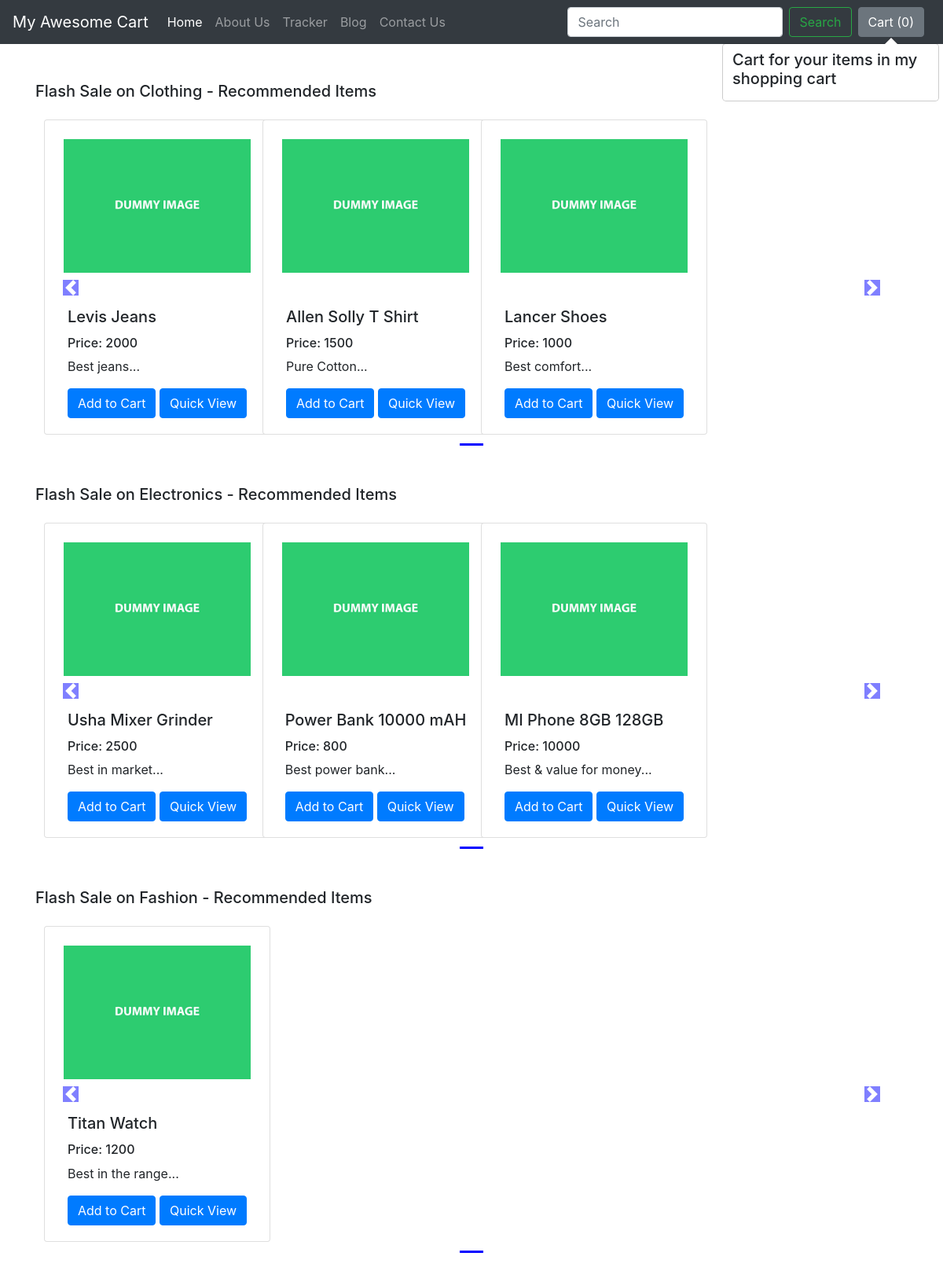
The app's page /shop/ with its own data.
### shop/models.py (models this page shows, shortened)
class Product(models.Model):
	product_id = models.AutoField
	product_name = models.CharField(max_length=50)
	category = models.CharField(max_length = 50, default = "")
	subcategory = models.CharField(max_length = 50, default = "")
	price = models.IntegerField(default = 0)
	desc = models.CharField(max_length=300)
	pub_date = models.DateField()
	image = models.ImageField(upload_to="shop/images", default="")

### shop/views.py (the view)
# urls.py: path("", views.index, name = "blogHome"),
def index(request):
	allProds = []
	catProds = Product.objects.values("category", "id")
	cats = {item["category"] for item in catProds}
	for cat in cats:
		prod = Product.objects.filter(category=cat)
		n = len(prod)
		nSlides = n//4 + ceil((n/4) - (n//4))
		allProds.append([prod, range(1, nSlides), nSlides])
	params = {"allProds" : allProds}
	return render(request, "shop/index.html", params)

### shop/templates/shop/index.html (shortened to what this page needs)
{% extends "shop/basic.html" %}
{% block body %}
{% load static %}
<div class="container mb-5">
	{% for product, range, nSlides in allProds %}
	<h5 class="mt-5">Flash Sale on {{product.0.category}} - Recommended Items</h5>
	<div class="row">
		<div id="demo{{forloop.counter}}" class="col carousel slide my-3" data-ride="carousel">
			<ul class="carousel-indicators">
				<li data-target="#demo{{forloop.counter}}" data-slide-to="0" class="active"></li>
			</ul>
			<div class="container carousel-inner no-padding">
				<div class="carousel-item active">
					{% for i in product %}
					<div class="col-3 col-sm-3 col-md-3">
						<div class="card align-items-center" style="width: 18rem;">
							<img src="/media/{{i.image}}" class="card-img-top p-4" alt="...">
							<div class="card-body">
								<h5 class="card-title" id="namepr{{i.id}}">{{i.product_name}}</h5>
								<h6>Price: <span id="pricepr{{i.id}}"> {{i.price}} </span></h6>
								<p class="card-text">{{i.desc|slice:"0:53"}}...</p>
								<span id="divpr{{i.id}}" class="divpr">
									<button id="pr{{i.id}}" class="btn btn-primary cart">Add to Cart</button>
								</span>
								<a href="/shop/products/{{i.id}}">
									<button id="qv{{i.id}}" class="btn btn-primary cart">Quick View</button>
								</a>
							</div>
						</div>
					</div>
					{% endfor %}
				</div>
			</div>
		</div>
		<a href="#demo{{forloop.counter}}" class="carousel-control-prev" data-slide="prev">
			<span class="carousel-control-prev-icon"></span>
		</a>
		<a href="#demo{{forloop.counter}}" class="carousel-control-next" data-slide="next">
			<span class="carousel-control-next-icon"></span>
		</a>
	</div>
	{% endfor %}
</div>
{% endblock %}

### shop/templates/shop/index.html (style rules this page uses)
.col-md-3 { display: inline-block; margin-left: -4px; }
.col-md-3 img { width: 100%; height: 100%; }
.carousel-indicators .active { background-color: blue; }
body .carousel-indicators { bottom: -40px; }
body .carousel-indicators li { background-color: #7270fc; }
body .carousel-control-prev-icon, body .carousel-control-next-icon { background-color: blue; }
.carousel-control-prev, .carousel-control-next { top: auto; bottom: auto; padding-top: 220px; }
body .no-padding { padding-left: 0; padding-right: 0; }

### records on screen
Product: category "Clothing", image (picture), product_name "Levis Jeans", price "2000", desc "Best jeans"
Product: image (picture), product_name "Allen Solly T Shirt", price "1500", desc "Pure Cotton"
Product: image (picture), product_name "Lancer Shoes", price "1000", desc "Best comfort"
Product: category "Electronics", image (picture), product_name "Usha Mixer Grinder", price "2500", desc "Best in market"
Product: image (picture), product_name "Power Bank 10000 mAH", price "800", desc "Best power bank"
Product: image (picture), product_name "MI Phone 8GB 128GB", price "10000", desc "Best & value for money"
Product: category "Fashion", image (picture), product_name "Titan Watch", price "1200", desc "Best in the range"
